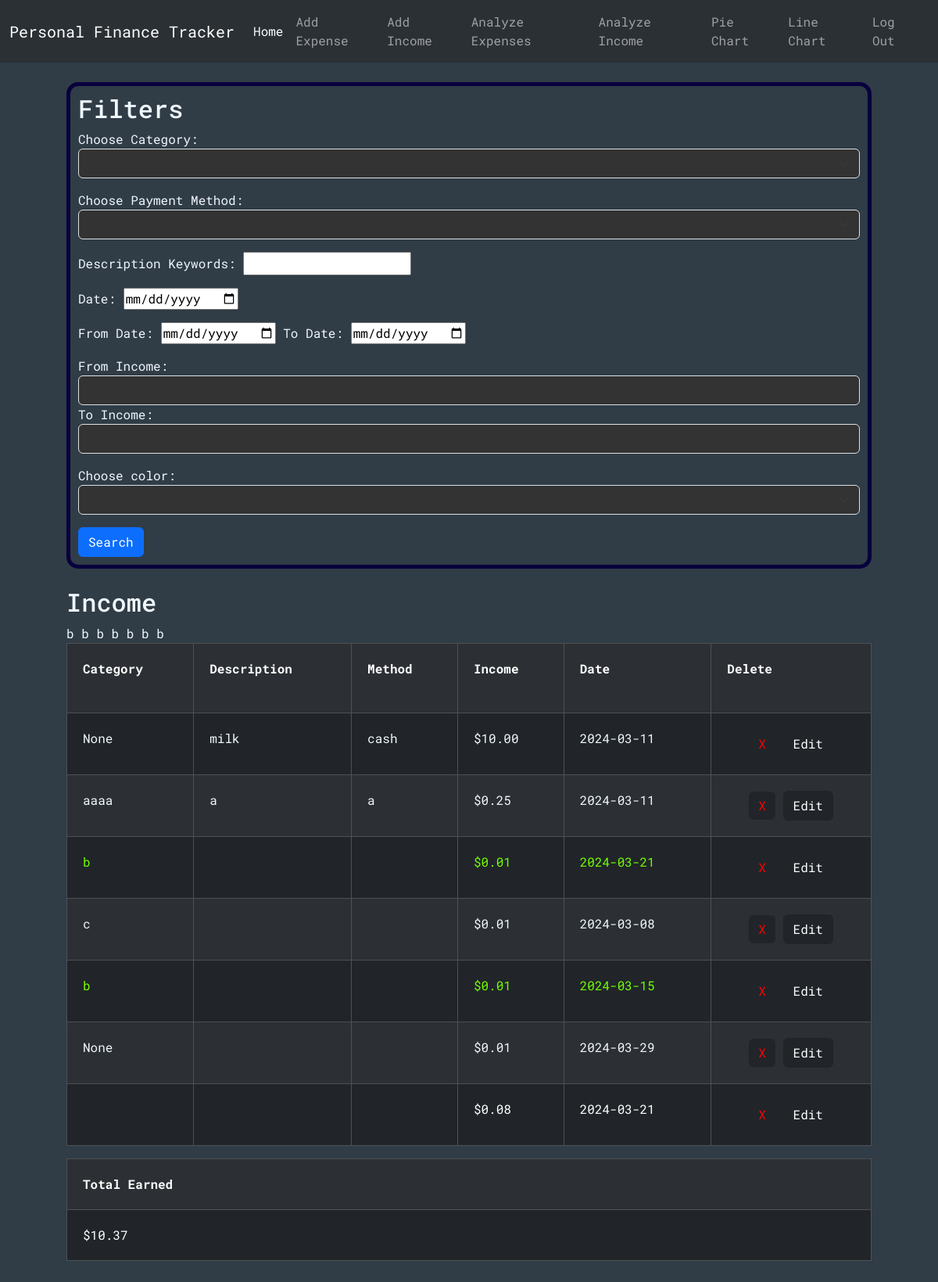
/analyzeIncome (signed in), run on an earlier commit of the app's database.
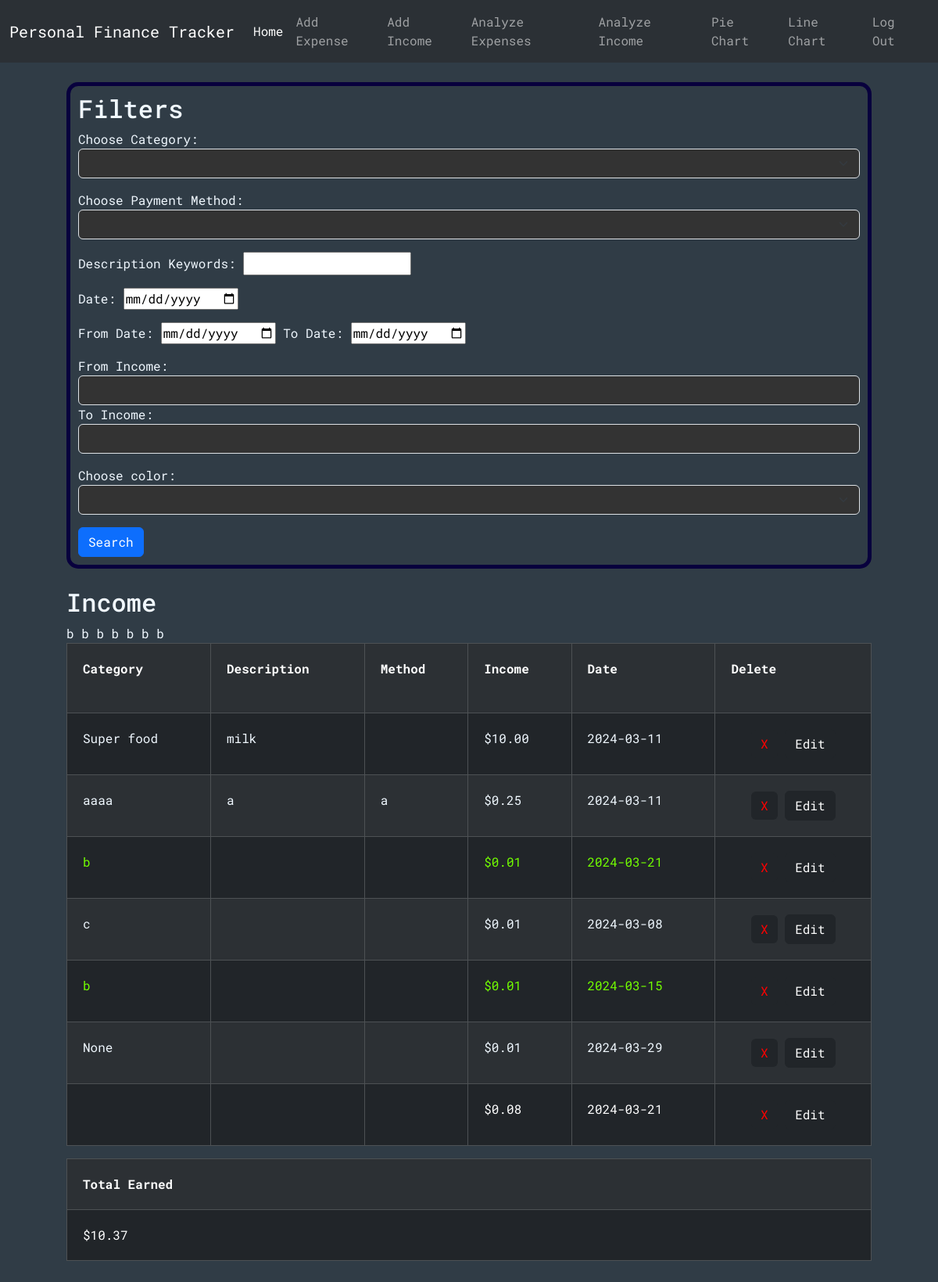
And on a later commit of the database.
### tables this page shows
CREATE TABLE incomes (id INTEGER PRIMARY KEY, user_id INTEGER NOT NULL, category TEXT, description TEXT, method TEXT, income NUMERIC NOT NULL, date TEXT NOT NULL, color TEXT, FOREIGN KEY (user_id) REFERENCES users(id));

### app.py (the view)
@app.route("/analyzeIncome", methods=["GET", "POST"])
@login_required
def analyzeIncome():
    conn = get_db_connection()
    categories = conn.execute("SELECT DISTINCT category FROM incomes WHERE user_id = ?", (session["user_id"],)).fetchall()
    methods = conn.execute("SELECT DISTINCT method FROM incomes WHERE user_id = ?", (session["user_id"],)).fetchall()
    colors = conn.execute("SELECT DISTINCT color FROM incomes WHERE user_id = ?", (session["user_id"],)).fetchall()
    categoryFilter = None
    methodFilter = None
    keywordsFilter = None
    dateFilter = None
    fromDateFilter =None
    toDateFilter = None
    fromIncomeFilter = None
    toIncomeFilter = None
    colorFilter = None
    incs = conn.execute("SELECT * FROM incomes WHERE user_id = ?", (session["user_id"],)).fetchall()
    total = conn.execute("SELECT SUM(income) AS sum FROM incomes WHERE user_id = ?", (session["user_id"],)).fetchall()[0]["sum"]
    if request.method == "POST":
        categoryFilter = request.form.get("category")
        methodFilter = request.form.get("method")
        keywordsFilter = request.form.get("keywords")
        dateFilter = request.form.get("date")
        fromDateFilter = request.form.get("fromDate")
        toDateFilter = request.form.get("toDate")
        fromIncomeFilter = request.form.get("fromIncome")
        toIncomeFilter = request.form.get("toIncome")
        colorFilter = request.form.get("color")
        if dateFilter and (fromDateFilter or toDateFilter):
            flash("Cannot do from-to date at the same time as a specific date")
        if (fromIncomeFilter and toIncomeFilter) and float(fromIncomeFilter) > float(toIncomeFilter):
            flash("From-income must be smaller than to-income")
        if fromDateFilter:
            fD = date.fromisoformat(fromDateFilter)
        if toDateFilter:
            tD = date.fromisoformat(toDateFilter)
        if  fromDateFilter and toDateFilter and (not dateIsLessThan(fD, tD)):
            flash("From-date must be less than to-date")
        floatedFromIncomeFilter = 0
        if fromIncomeFilter:
            floatedFromIncomeFilter = float(fromIncomeFilter)
        floatedToIncomeFilter = 0
        if toIncomeFilter:
            floatedToIncomeFilter = float(toIncomeFilter)
        incs = conn.execute("SELECT * FROM incomes WHERE"\
                            " user_id = ?"\
                            " AND CASE WHEN ? != '' THEN category = ? ELSE 1 END"\
                            " AND CASE WHEN ? != '' THEN method = ? ELSE 1 END"\
                            " AND CASE WHEN ? != '' THEN description LIKE ? ELSE 1 END"\
                            " AND CASE WHEN ? != '' THEN date = ? ELSE 1 END"\
                            " AND CASE WHEN ? != '' AND ? != '' THEN date BETWEEN ? AND ? "\
                                " WHEN ? != '' AND ? == '' THEN date BETWEEN ? AND '9999-00-00'"\
                                " WHEN ? != '' AND ? == '' THEN date BETWEEN 0000-00-00  AND ?"\
                                " ELSE 1 END"\
                            " AND CASE WHEN ? != '' AND ? != '' THEN income BETWEEN ? AND ? "\
                                " WHEN ? != '' AND ? == '' THEN income BETWEEN ? AND 99999999"\
                                " WHEN ? != '' AND ? == '' THEN income BETWEEN 0 AND ?"\
                                " ELSE 1 END"\
                            " AND CASE WHEN ? != '' THEN color = ? ELSE 1 END"
                            , (session["user_id"], categoryFilter, categoryFilter, methodFilter, methodFilter, keywordsFilter, f'%{keywordsFilter}%', dateFilter, dateFilter, fromDateFilter, toDateFilter, fromDateFilter, toDateFilter, fromDateFilter, toDateFilter, fromDateFilter, toDateFilter, fromDateFilter, toDateFilter, fromIncomeFilter, toIncomeFilter, floatedFromIncomeFilter, floatedToIncomeFilter, fromIncomeFilter, toIncomeFilter, floatedFromIncomeFilter, fromIncomeFilter, toIncomeFilter, floatedToIncomeFilter, colorFilter, colorFilter)).fetchall()
        total = conn.execute("SELECT SUM(income) AS sum FROM incomes WHERE"\
                            " user_id = ?"\
                            " AND CASE WHEN ? != '' THEN category = ? ELSE 1 END"\
                            " AND CASE WHEN ? != '' THEN method = ? ELSE 1 END"\
                            " AND CASE WHEN ? != '' THEN description LIKE ? ELSE 1 END"\
                            " AND CASE WHEN ? != '' THEN date = ? ELSE 1 END"\
                            " AND CASE WHEN ? != '' AND ? != '' THEN date BETWEEN ? AND ? "\
                                " WHEN ? != '' AND ? == '' THEN date BETWEEN ? AND '9999-00-00'"\
                                " WHEN ? != '' AND ? == '' THEN date BETWEEN 0000-00-00  AND ?"\
                                " ELSE 1 END"\
                            " AND CASE WHEN ? != '' AND ? != '' THEN income BETWEEN ? AND ? "\
                                " WHEN ? != '' AND ? == '' THEN income BETWEEN ? AND 99999999"\
                                " WHEN ? != '' AND ? == '' THEN income BETWEEN 0 AND ?"\
                                " ELSE 1 END"\
                            " AND CASE WHEN ? != '' THEN color = ? ELSE 1 END"
                            , (session["user_id"], categoryFilter, categoryFilter, methodFilter, methodFilter, keywordsFilter, f'%{keywordsFilter}%', dateFilter, dateFilter, fromDateFilter, toDateFilter, fromDateFilter, toDateFilter, fromDateFilter, toDateFilter, fromDateFilter, toDateFilter, fromDateFilter, toDateFilter, fromIncomeFilter, toIncomeFilter, floatedFromIncomeFilter, floatedToIncomeFilter, fromIncomeFilter, toIncomeFilter, floatedFromIncomeFilter, fromIncomeFilter, toIncomeFilter, floatedToIncomeFilter, colorFilter, colorFilter)).fetchall()[0]["sum"]
    elif request.method == "GET":
        categoryFilter = categoryFilter if categoryFilter is not None else ""
        methodFilter = methodFilter if methodFilter is not None else ""
        keywordsFilter = keywordsFilter if keywordsFilter is not None else ""
        dateFilter = dateFilter if dateFilter is not None else ""
        fromDateFilter = fromDateFilter if fromDateFilter is not None else ""
        toDateFilter = toDateFilter if toDateFilter is not None else ""
        fromIncomeFilter = fromIncomeFilter if fromIncomeFilter is not None else ""
        toIncomeFilter = toIncomeFilter if toIncomeFilter is not None else ""
        colorFilter = colorFilter if colorFilter is not None else ""
    return render_template("analyzeIncome.html", categories=categories, methods=methods, colors=colors, incomes=incs, total=total, categoryFilter=categoryFilter, methodFilter=methodFilter, keywordsFilter=keywordsFilter, dateFilter=dateFilter, fromDateFilter=fromDateFilter, toDateFilter=toDateFilter, fromIncomeFilter=fromIncomeFilter, toIncomeFilter=toIncomeFilter, colorFilter=colorFilter)

### helpers.py (called while the page is built)
def login_required(f):
    @wraps(f)
    def decorated_function(*args, **kwargs):
        if session.get("user_id") is None:
            return redirect("/login")
        return f(*args, **kwargs)
    return decorated_function

def get_db_connection():
    conn = sqlite3.connect('database.db')
    conn.row_factory = sqlite3.Row
    return conn

### templates/analyzeIncome.html (shortened to what the changed rows need)
{% extends "layout.html" %}
{% block body %}
<div class="cont center-horizontal">
  <div class="formBox">
    <h2>Filters</h2>
  </div>
  <br />
  {% if incomes -%}
  <div>
    <div>
      <h2>Income</h2>
      <div class="table-responsive">
        <table
          class="table table-dark table-striped table-bordered table-hover"
        >
          <tr>
            <th scope="col">Category</th>
            <th scope="col">Description</th>
            <th scope="col">Method</th>
            <th scope="col">Income</th>
            <th scope="col">Date</th>
            <th scope="col">
              Delete
              <br />
            </th>
          </tr>
          {% for income in incomes %}
          <tr>
            <td style="color: {{income['color']}}">{{ income["category"] }}</td>
            <td style="color: {{income['color']}}">{{ income["description"] }}</td>
            <td style="color: {{income['color']}}">{{ income["method"] }}</td>
            <td style="color: {{income['color']}}">{{ "$%.2f" | format(income["income"]) }}</td>
            <td style="color: {{income['color']}}">{{ income["date"] }}</td>
            <td style="text-align: center; color: {{income['color']}}">
              <form action="/delete" method="POST" style="display: inline-block">
                <button
                  type="submit"
                  class="delete-btn btn btn-dark"
                  style="color: red; border: 0; text-align: center"
                >
                  X
                </button>
              </form>
              <form action="/edit" method="POST" style="display: inline-block">
                <button type="submit" class="delete-btn btn btn-dark">
                  Edit
                </button>
              </form>
            </td> b
          </tr>
          {% endfor %}
        </table>
      </div>
      <table class="table table-dark table-striped table-bordered table-hover">
        <tr>
          <th scope="col">Total Earned</th>
        </tr>
      </table>
    </div>
    {% endif %}
  </div>
  {% endblock %}

What changed in the data, as far as the page shows it:
changed incomes "milk": category "None" → "Super food"; method "cash" → (not shown)
